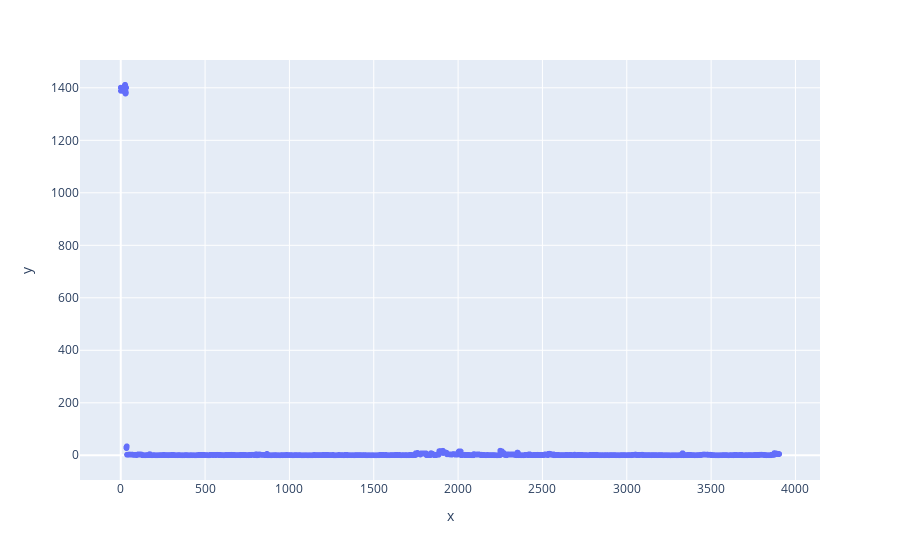

The notebook cell saved with this chart:
### Code cell
px.scatter(x=data_distance.index[:3906], 
           y=data_distance.sort_values('min_distance')['min_distance'][:3906]).show()

### Figure 1 — Plotly figure (JSON) as saved in the notebook; plotly's stock layout.template omitted (floating-point values rounded to 4 significant figures; data arrays with more than 128 entries replaced by an {"elided": "..."} marker saying what was removed)
{"data": [{"hovertemplate": "x=%{x}<br>y=%{y}<extra></extra>", "legendgroup": "", "marker": {"color": "#636efa", "symbol": "circle"}, "mode": "markers", "name": "", "showlegend": false, "type": "scattergl", "x": {"elided": "3905 int values"}, "xaxis": "x", "y": {"elided": "3905 float values"}, "yaxis": "y"}], "layout": {"legend": {"tracegroupgap": 0}, "margin": {"t": 60}, "xaxis": {"anchor": "y", "domain": [0, 1], "title": {"text": "x"}}, "yaxis": {"anchor": "x", "domain": [0, 1], "title": {"text": "y"}}}}
